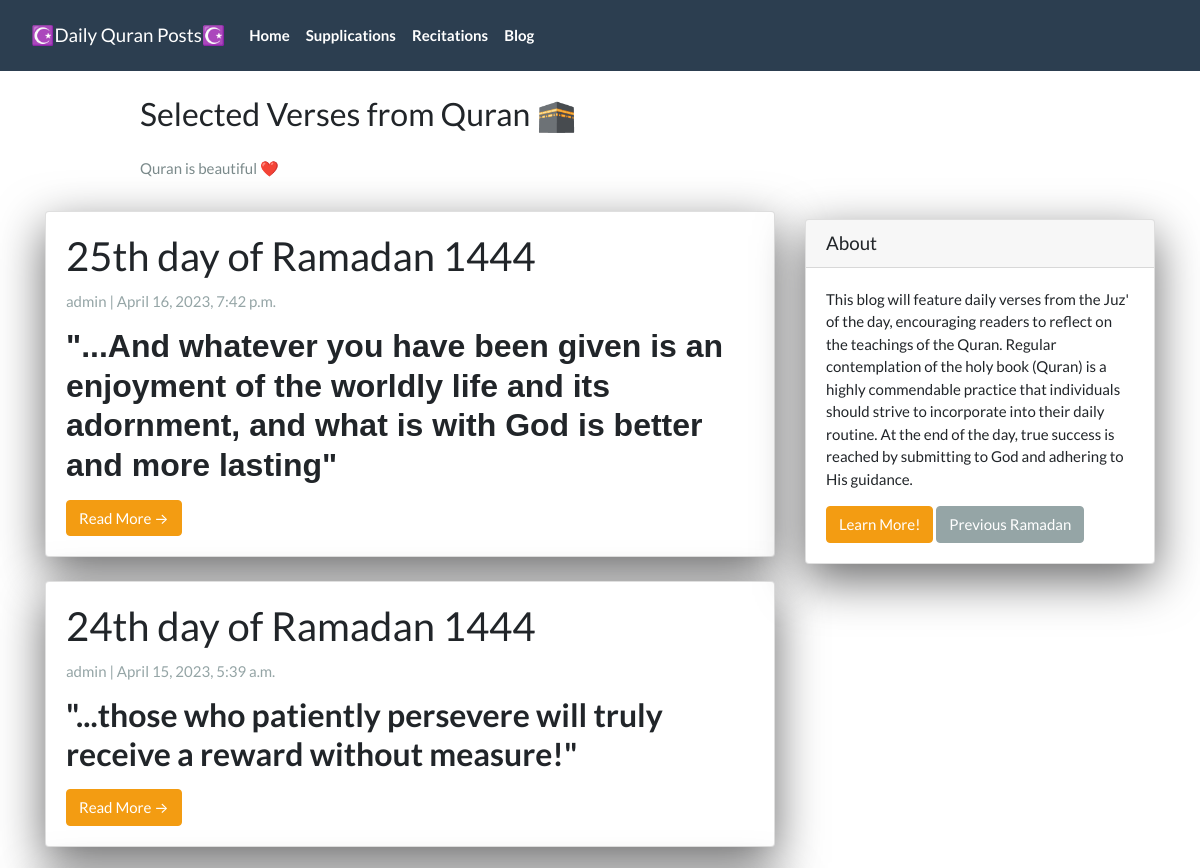
The app's page / (upper part), older data.
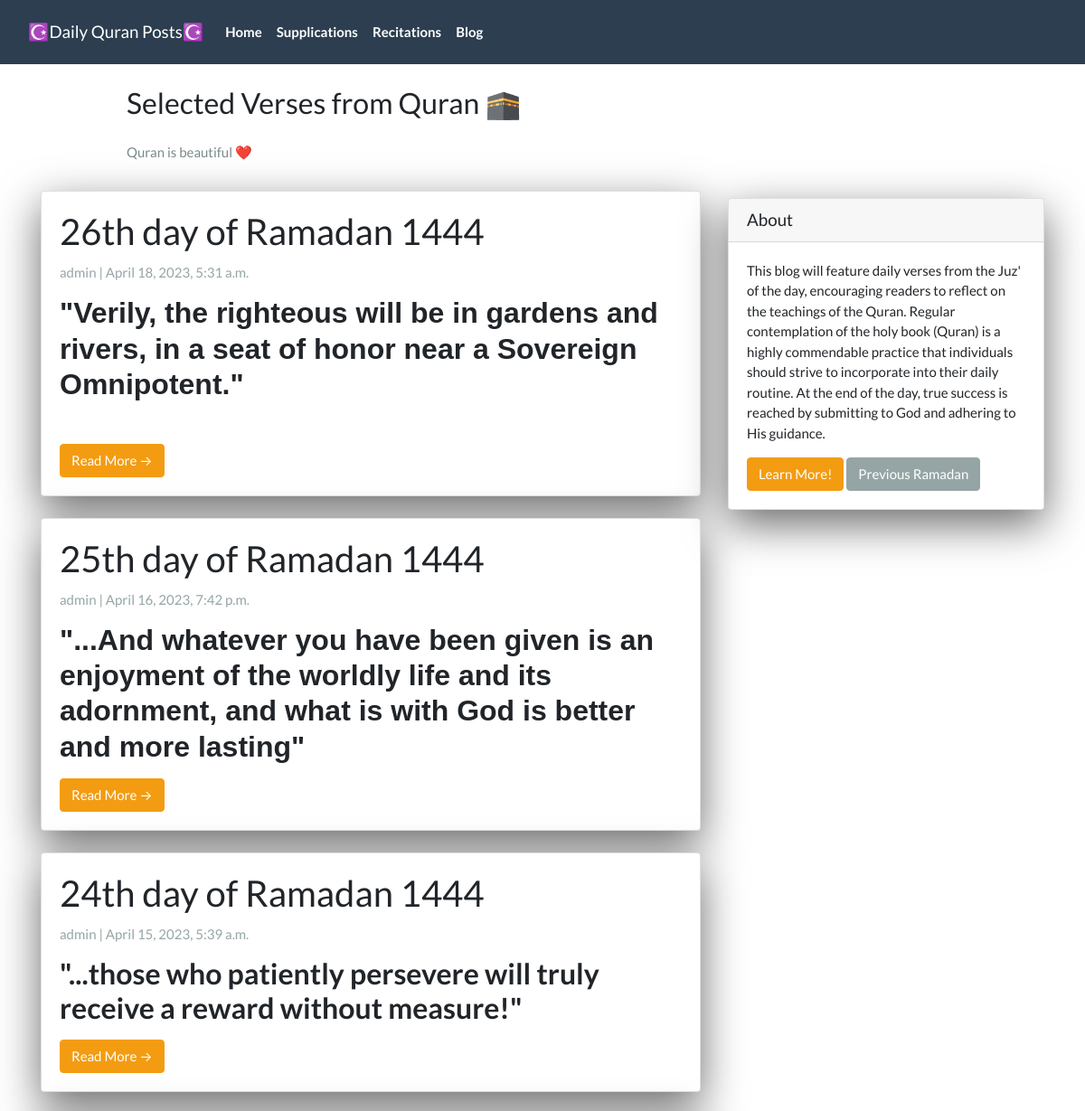
The same page, newer data.
### App/models.py (models this page shows, shortened)
class Post(models.Model):
  title =  models.CharField(max_length=200, unique=True)
  slug =   models.SlugField(max_length=200, unique=True)
  author = models.ForeignKey(User, on_delete=models.CASCADE, related_name='blog_posts')
  created_on = models.DateTimeField(auto_now_add=True)
  updated_on = models.DateTimeField(auto_now=True)
  summary = RichTextField(blank=True, null=True)
  content = RichTextField(blank=True, null=True)
  video_link = EmbedVideoField(blank=True, null=True)
  status = models.IntegerField(choices=STATUS, default=0)
  class Meta:
    ordering = ['-created_on']

### App/views.py (the view)
# urls.py: path('',                PostList.as_view(),           name="home"),
class PostList(generic.ListView):
  queryset = Post.objects.filter(status=1).order_by('-created_on')
  template_name = 'index.html'

### App/templates/index.html (shortened to what this page needs)
{% extends "base.html" %}
{% block content %}
<header class="masthead">
  <div class="container">
    <div class="row">
      <div class=" col-md-8 col-md-10 mx-auto">
        <div class="site-heading">
          <h3 class=" site-heading my-4 mt-3 text-black">Selected Verses from Quran 🕋</h3>
          <p class="text-dark">Quran is beautiful ❤️</p>
        </div>
      </div>
    </div>
  </div>
</header>
<div class="container">
  <div class="row">
    <div class="col-md-8 mt-3 left">
      {% for post in post_list %}
      <div class="card mb-4">
        <div class="card-body">
          <h2 class="card-title">{{ post.title }}</h2>
          <p class="card-text text-muted h6">{{ post.author }} | {{ post.created_on}} </p>
          <p class="card-text">{{post.summary | safe}}</p>
          <a href="{% url 'post_detail' post.slug  %}" class="btn btn-warning">Read More &RightArrow;</a>
        </div>
      </div>
      {% endfor %}
    </div>
    {% block sidebar %}
    {% include 'sidebar.html' %}
    {% endblock sidebar %}
  </div>
</div>
{%endblock%}

Row changes from the older to the newer data that the page shows:
added Post: title "26th day of Ramadan 1444", author "admin", created_on "April 18, 2023, 5:31 a.m.", summary "\"Verily, the righteous will be in gardens and rivers, in a seat of honor near a Sovereign Omnipotent.\""
